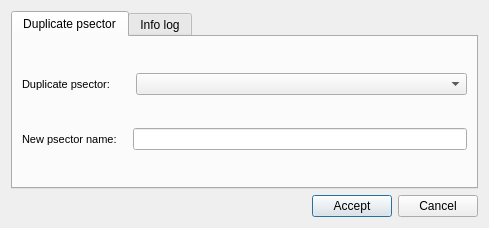
<?xml version="1.0" encoding="UTF-8"?>
<ui version="4.0">
 <class>dlg_psector_duplicate</class>
 <widget class="QDialog" name="dlg_psector_duplicate">
  <property name="geometry">
   <rect>
    <x>0</x>
    <y>0</y>
    <width>489</width>
    <height>228</height>
   </rect>
  </property>
  <property name="windowTitle">
   <string>Duplicate psector</string>
  </property>
  <layout class="QGridLayout" name="gridLayout_2">
   <item row="0" column="0" colspan="3">
    <widget class="QTabWidget" name="mainTab">
     <property name="currentIndex">
      <number>0</number>
     </property>
     <widget class="QWidget" name="tab_duplicate_psector">
      <attribute name="title">
       <string>Duplicate psector</string>
      </attribute>
      <layout class="QGridLayout" name="gridLayout">
       <item row="0" column="0">
        <layout class="QHBoxLayout" name="horizontalLayout">
         <item>
          <widget class="QLabel" name="lbl_duplicate_psector">
           <property name="font">
            <font>
             <pointsize>8</pointsize>
            </font>
           </property>
           <property name="frameShape">
            <enum>QFrame::NoFrame</enum>
           </property>
           <property name="frameShadow">
            <enum>QFrame::Raised</enum>
           </property>
           <property name="text">
            <string>Duplicate psector:</string>
           </property>
           <property name="margin">
            <number>3</number>
           </property>
          </widget>
         </item>
         <item>
          <spacer name="horizontalSpacer_2">
           <property name="orientation">
            <enum>Qt::Horizontal</enum>
           </property>
           <property name="sizeType">
            <enum>QSizePolicy::Fixed</enum>
           </property>
           <property name="sizeHint" stdset="0">
            <size>
             <width>20</width>
             <height>20</height>
            </size>
           </property>
          </spacer>
         </item>
         <item>
          <widget class="QComboBox" name="duplicate_psector">
           <property name="enabled">
            <bool>true</bool>
           </property>
           <property name="sizePolicy">
            <sizepolicy hsizetype="Expanding" vsizetype="Fixed">
             <horstretch>0</horstretch>
             <verstretch>0</verstretch>
            </sizepolicy>
           </property>
           <property name="frame">
            <bool>true</bool>
           </property>
          </widget>
         </item>
        </layout>
       </item>
       <item row="1" column="0">
        <layout class="QHBoxLayout" name="horizontalLayout_2">
         <item>
          <widget class="QLabel" name="lbl_new_psector">
           <property name="font">
            <font>
             <pointsize>8</pointsize>
            </font>
           </property>
           <property name="frameShape">
            <enum>QFrame::NoFrame</enum>
           </property>
           <property name="frameShadow">
            <enum>QFrame::Raised</enum>
           </property>
           <property name="text">
            <string>New psector name:</string>
           </property>
           <property name="margin">
            <number>3</number>
           </property>
           <property name="textInteractionFlags">
            <set>Qt::LinksAccessibleByMouse</set>
           </property>
          </widget>
         </item>
         <item>
          <spacer name="horizontalSpacer_3">
           <property name="orientation">
            <enum>Qt::Horizontal</enum>
           </property>
           <property name="sizeType">
            <enum>QSizePolicy::Fixed</enum>
           </property>
           <property name="sizeHint" stdset="0">
            <size>
             <width>10</width>
             <height>20</height>
            </size>
           </property>
          </spacer>
         </item>
         <item>
          <widget class="QLineEdit" name="new_psector_name">
           <property name="text">
            <string/>
           </property>
          </widget>
         </item>
        </layout>
       </item>
      </layout>
     </widget>
     <widget class="QWidget" name="tab_info_log">
      <attribute name="title">
       <string>Info log</string>
      </attribute>
      <layout class="QGridLayout" name="gridLayout_3">
       <item row="0" column="0">
        <widget class="QTextEdit" name="txt_infolog"/>
       </item>
      </layout>
     </widget>
    </widget>
   </item>
   <item row="1" column="0">
    <spacer name="horizontalSpacer">
     <property name="orientation">
      <enum>Qt::Horizontal</enum>
     </property>
     <property name="sizeHint" stdset="0">
      <size>
       <width>40</width>
       <height>20</height>
      </size>
     </property>
    </spacer>
   </item>
   <item row="1" column="1">
    <widget class="QPushButton" name="btn_accept">
     <property name="sizePolicy">
      <sizepolicy hsizetype="Minimum" vsizetype="Fixed">
       <horstretch>0</horstretch>
       <verstretch>0</verstretch>
      </sizepolicy>
     </property>
     <property name="text">
      <string>Accept</string>
     </property>
    </widget>
   </item>
   <item row="1" column="2">
    <widget class="QPushButton" name="btn_cancel">
     <property name="sizePolicy">
      <sizepolicy hsizetype="Minimum" vsizetype="Fixed">
       <horstretch>0</horstretch>
       <verstretch>0</verstretch>
      </sizepolicy>
     </property>
     <property name="text">
      <string>Cancel</string>
     </property>
    </widget>
   </item>
  </layout>
 </widget>
 <resources/>
 <connections/>
</ui>
